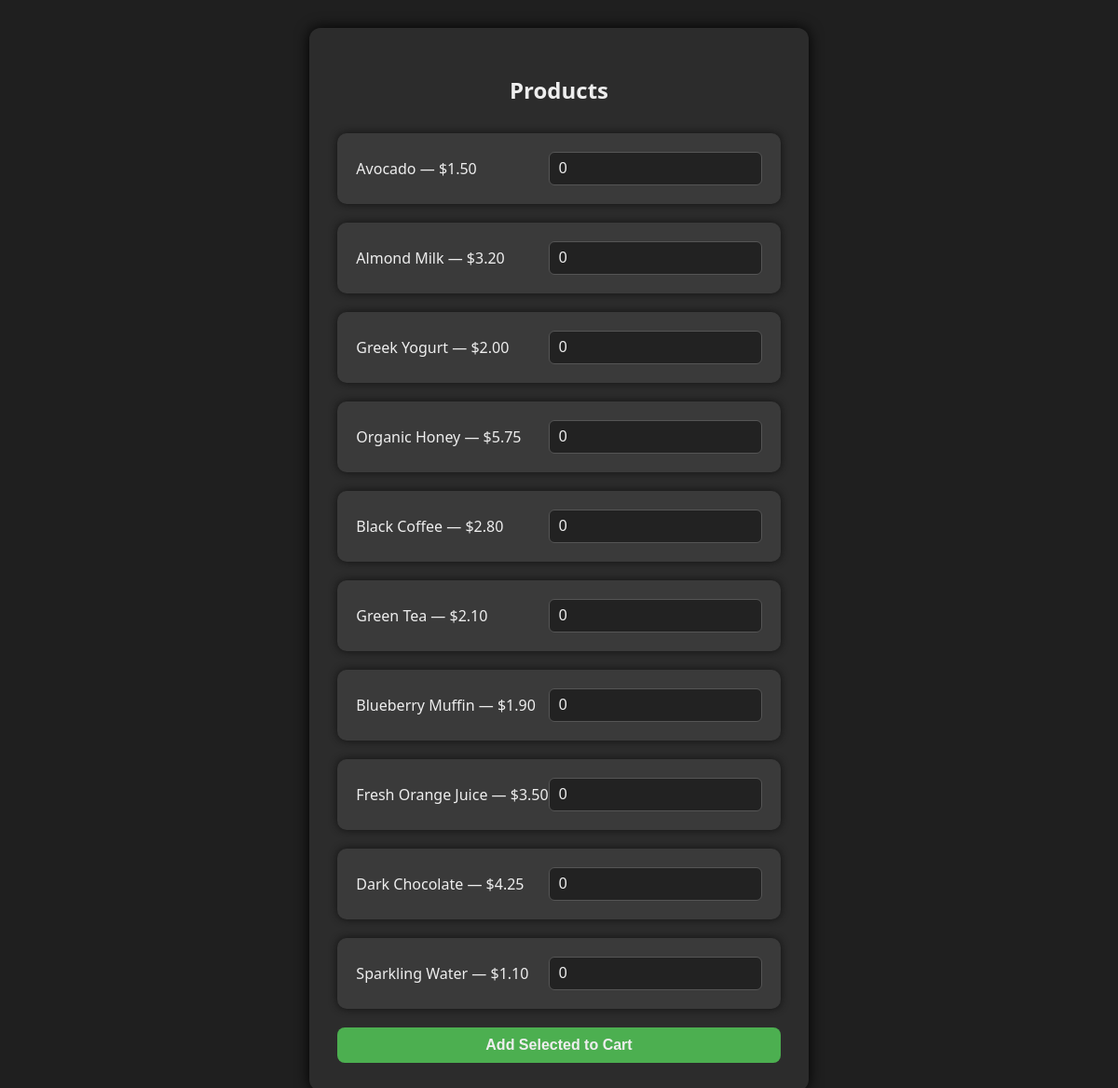
The page /product.php on the database its author committed.
### tables this page shows
CREATE TABLE products (
    id INTEGER PRIMARY KEY AUTOINCREMENT,
    name TEXT NOT NULL,
    cost REAL NOT NULL
);

### product.php (the view, shortened to what this page needs)
<?php
require_once 'db.php';
$products = $pdo->query("SELECT * FROM products")->fetchAll(PDO::FETCH_ASSOC);
?>
<!DOCTYPE html>
<html lang="en">
<head>
<link rel="stylesheet" href="style.css">
</head>
<body>
<main>
<h2>Products</h2>
<form method="post">
  <div class="products-list">
    <?php foreach ($products as $product): ?>
    <div class="product-item">
      <div><?= htmlspecialchars($product['name']) ?> — $<?= number_format($product['cost'], 2) ?></div>
      <input type="number" name="quantity[]" min="0" value="0">
    </div>
    <?php endforeach; ?>
  </div>
  <button type="submit">Add Selected to Cart</button>
</form>
</main>
</body>
</html>

### style.css (style rules this page uses)
* { box-sizing: border-box; }
body { margin: 0; padding: 0; font-family: 'Segoe UI', Tahoma, Geneva, Verdana, sans-serif; background: #1f1f1f; color: #eee; display: flex; flex-direction: column; min-height: 100vh; }
main { max-width: 800px; margin: 30px auto; background: #2c2c2c; padding: 30px; border-radius: 12px; box-shadow: 0 0 15px #000; flex-grow: 1; }
h1, h2 { text-align: center; margin-bottom: 30px; }
.products-list { display: flex; flex-direction: column; gap: 20px; }
.product-item { background: #3a3a3a; border-radius: 10px; padding: 20px; box-shadow: 0 0 8px #111; display: flex; justify-content: space-between; align-items: center; }
input[type="text"], input[type="number"], input[type="email"], input[type="password"], select, textarea { background: #222; border: 1px solid #555; border-radius: 6px; padding: 8px 10px; color: #eee; font-size: 16px; outline: none; transition: border-color 0.3s; }
button { background-color: #4caf50; border: none; padding: 10px 20px; color: #eee; font-weight: 700; font-size: 16px; border-radius: 8px; cursor: pointer; transition: background-color 0.25s ease; }
form { display: flex; flex-direction: column; gap: 20px; }

### rows shown on the page
products: name "Avocado", cost "1.50"
products: name "Almond Milk", cost "3.20"
products: name "Greek Yogurt", cost "2.00"
products: name "Organic Honey", cost "5.75"
products: name "Black Coffee", cost "2.80"
products: name "Green Tea", cost "2.10"
products: name "Blueberry Muffin", cost "1.90"
products: name "Fresh Orange Juice", cost "3.50"
products: name "Dark Chocolate", cost "4.25"
products: name "Sparkling Water", cost "1.10"
